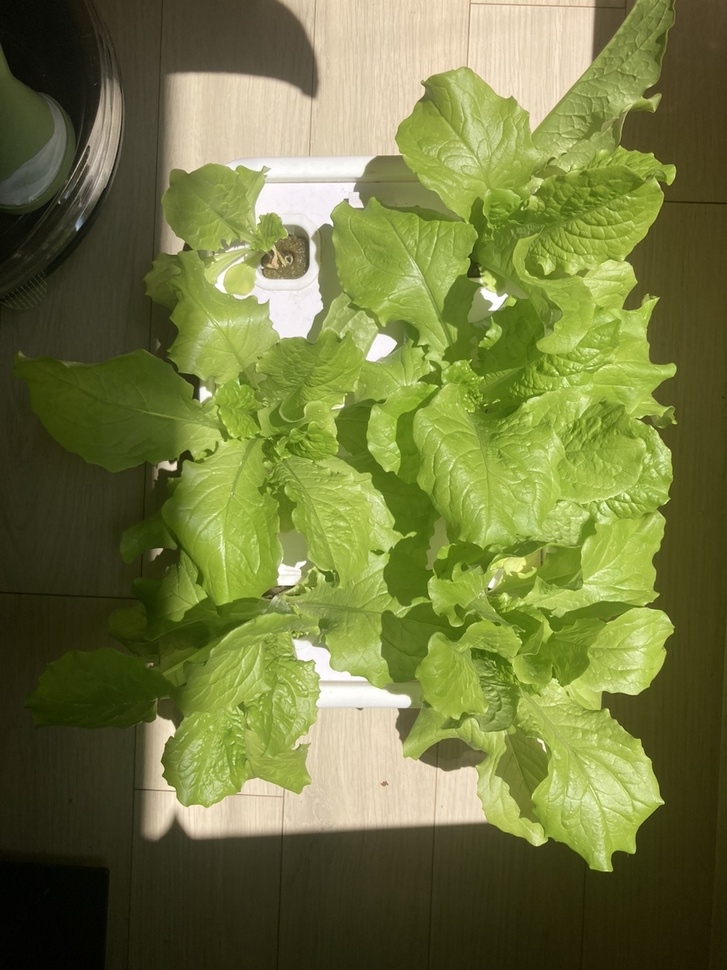
#> input picture lettuce0514.jpg, 727 x 970 px, shrunk from 1000 x 1334 before the run
$ python 04_leafSize_CLAHE_Contour.py
#> lines starting #> are read from the running program, lines starting #| are printed output that depends on the picture; after the words box and inside, x2 and y2 are one past the last pixel; in counts of white or black regions, pixels touching at a corner belong together
import cv2
import numpy as np
import os

# 스크립트의 현재 디렉토리 얻기
script_dir = os.path.dirname(os.path.abspath(__file__))

# 이미지 경로 설정 (스크립트와 동일한 디렉토리)
image_path = os.path.join(script_dir, 'lettuce0514.jpg')

# 이미지 읽기
image = cv2.imread(image_path)
#> image is the input picture: shape (970, 727, 3); mean B, G, R 63.5, 120.1, 113.9

# 이미지가 제대로 읽혔는지 확인
if image is None:
    print("Error: Image not found or unable to load.")
else:
    # BGR에서 HSV로 변환
    hsv = cv2.cvtColor(image, cv2.COLOR_BGR2HSV)
#> hsv: shape (970, 727, 3); mean H, S, V 31.8, 137.7, 122.9

    # HSV에서 V 채널을 추출
    h, s, v = cv2.split(hsv)
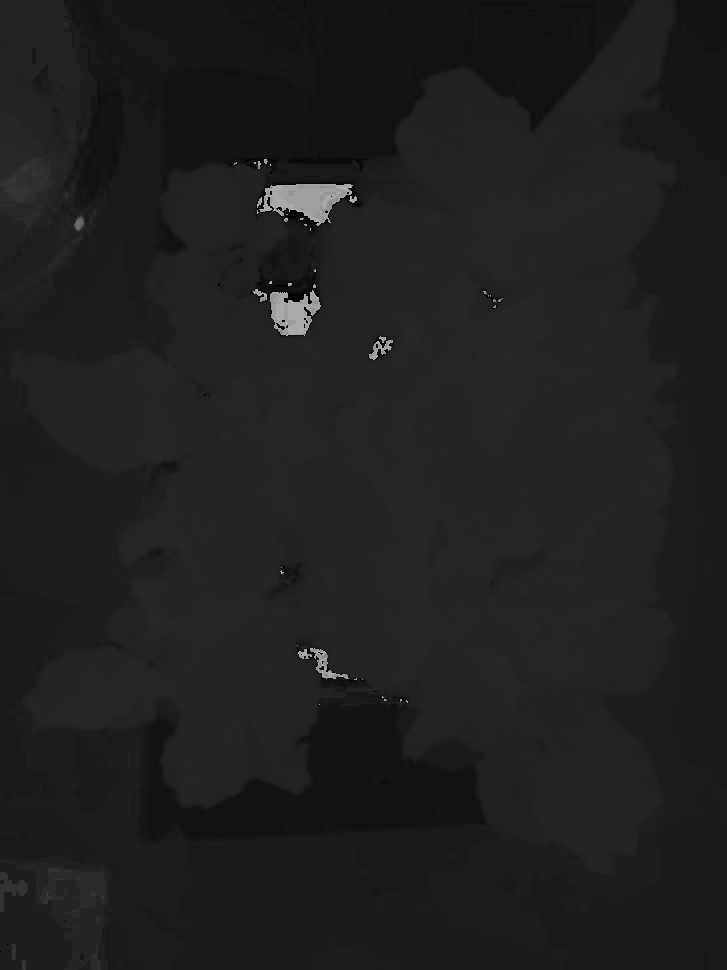
#> h: shape (970, 727); min 0, max 177, mean 31.8
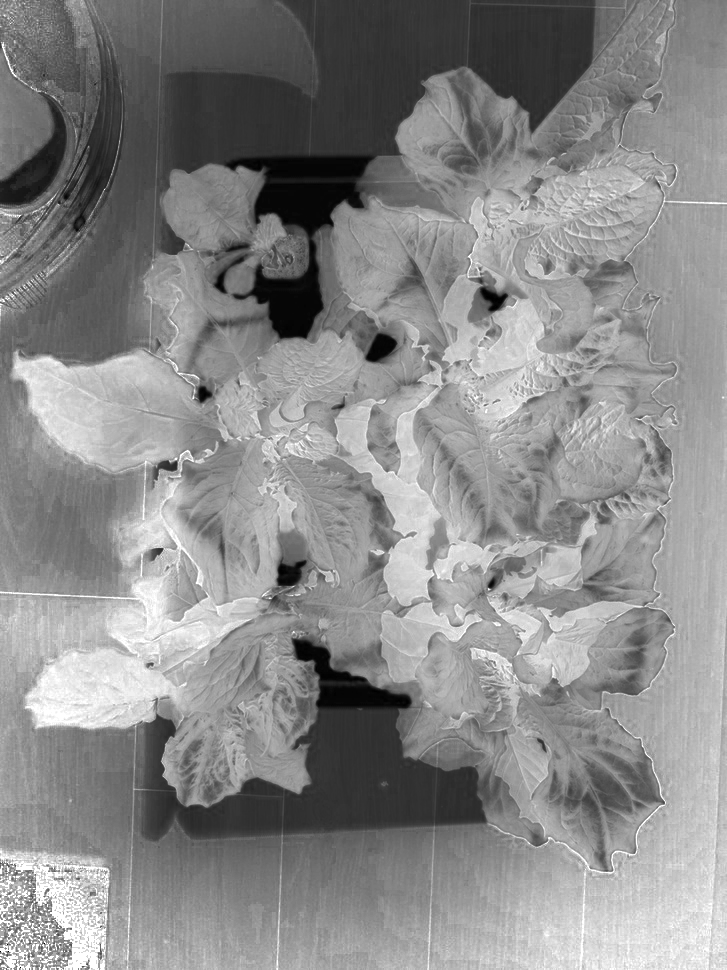
#> s: shape (970, 727); min 0, max 255, mean 137.7

    # 녹색의 HSV 범위 정의
    lower_green = np.array([35, 100, 100])
    upper_green = np.array([85, 255, 255])

    # CLAHE를 적용하여 조명 조건 균일화
    clahe = cv2.createCLAHE(clipLimit=2.0, tileGridSize=(8, 8))
    v = clahe.apply(v)
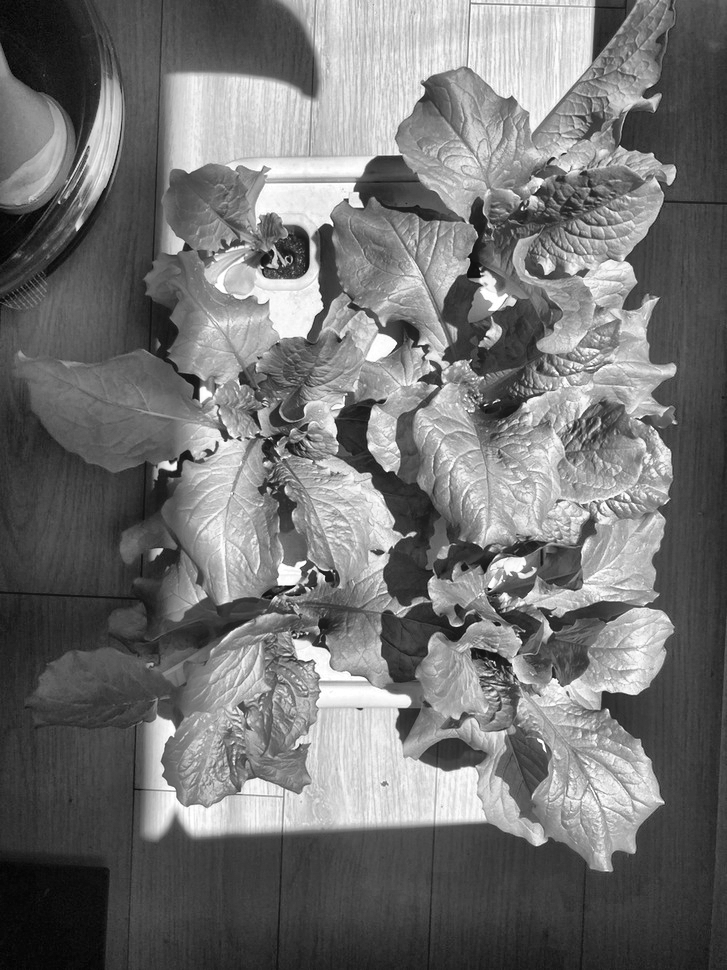
#> v: shape (970, 727); min 1, max 255, mean 115

    # HSV 채널을 병합
    hsv_clahe = cv2.merge([h, s, v])
#> hsv_clahe: shape (970, 727, 3); mean H, S, V 31.8, 137.7, 115

    # 다시 BGR로 변환
    image_clahe = cv2.cvtColor(hsv_clahe, cv2.COLOR_HSV2BGR)

    # 가우시안 블러 적용
    blurred = cv2.GaussianBlur(image_clahe, (5, 5), 0)

    # BGR에서 HSV로 변환
    hsv = cv2.cvtColor(blurred, cv2.COLOR_BGR2HSV)
#> hsv: shape (970, 727, 3); mean H, S, V 31.7, 138, 115

    # 녹색 부분 마스크 생성
    mask = cv2.inRange(hsv, lower_green, upper_green)
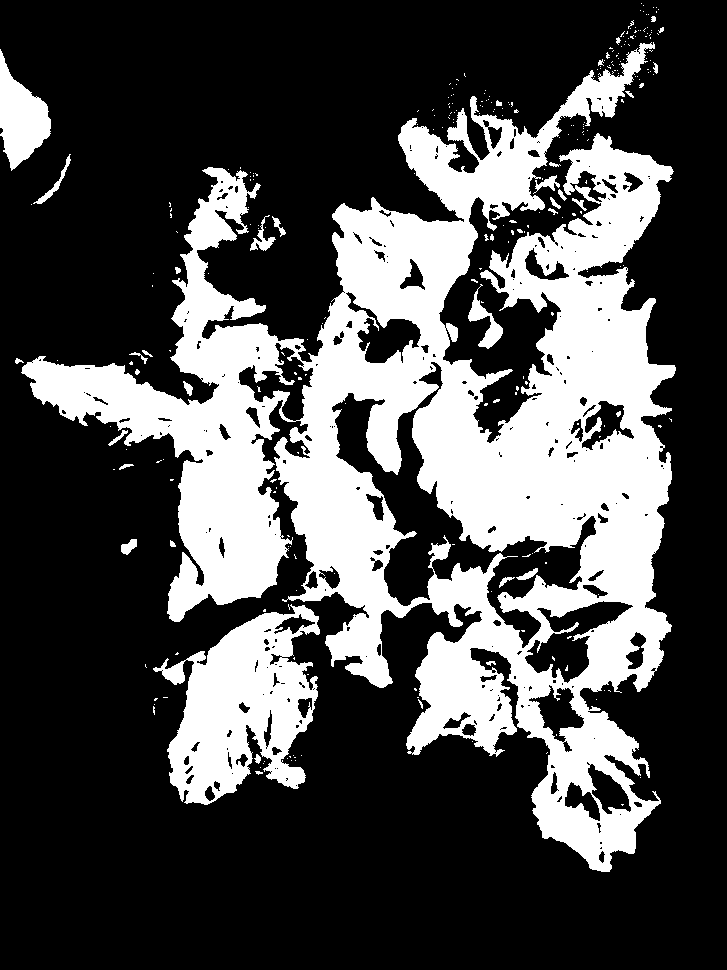
#> mask: shape (970, 727); 29.8% white; 287 white regions (249 under 20 px), largest, box (x1, y1, x2, y2) and area: (21, 42, 676, 872) 185175, (153, 604, 320, 805) 18233, (0, 49, 51, 171) 3385

    # 모폴로지 연산 (침식 후 팽창)
    kernel = np.ones((5, 5), np.uint8)
    mask = cv2.morphologyEx(mask, cv2.MORPH_CLOSE, kernel)
#> mask: shape (970, 727); 31.4% white; 83 white regions (65 under 20 px), largest, box (x1, y1, x2, y2) and area: (15, 20, 676, 872) 215595, (0, 49, 51, 171) 3410, (468, 284, 503, 349) 737
    mask = cv2.morphologyEx(mask, cv2.MORPH_OPEN, kernel)
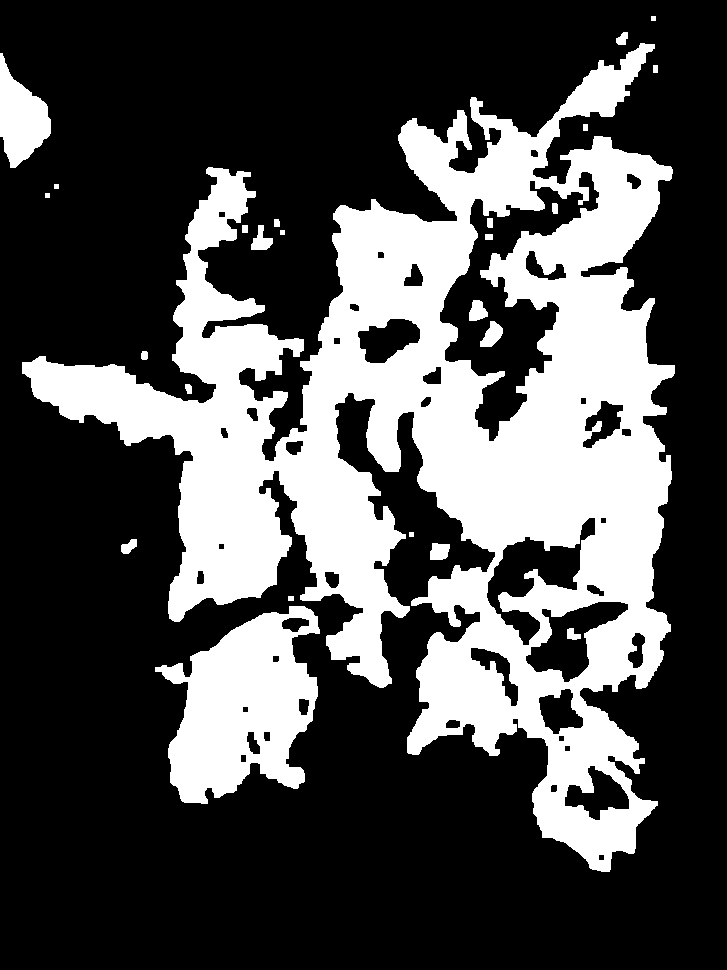
#> mask: shape (970, 727); 30.8% white; 25 white regions

    # 컨투어 찾기
    contours, _ = cv2.findContours(mask, cv2.RETR_EXTERNAL, cv2.CHAIN_APPROX_SIMPLE)
#> contours = 19 contours, 5 with area under 20; largest, box (x1, y1, x2, y2) and area: (22, 43, 675, 872) 220798, (155, 606, 320, 804) 19908, (0, 53, 51, 168) 3264, (251, 225, 273, 250) 266, (430, 543, 450, 560) 254

    # 가장 큰 컨투어 선택
    if contours:
        largest_contour = max(contours, key=cv2.contourArea)
#> largest_contour = contour of 2732 points, box (x1, y1, x2, y2) (22, 43, 675, 872), area 220798
        mask = np.zeros_like(mask)
        cv2.drawContours(mask, [largest_contour], -1, 255, thickness=cv2.FILLED)
#> mask: shape (970, 727); 31.8% white; 1 white region, box (x1, y1, x2, y2) and area: (22, 43, 675, 872) 224317

    # 녹색 부분만 추출
    green_parts = cv2.bitwise_and(image, image, mask=mask)
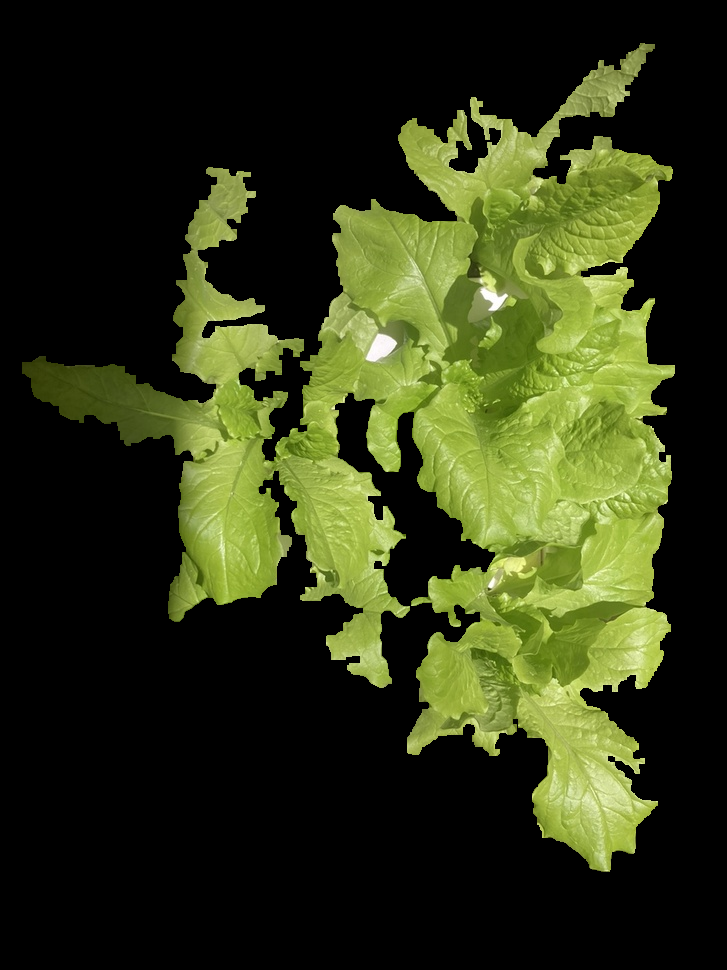
#> green_parts: shape (970, 727, 3); mean B, G, R 22, 53.4, 46.8

    # 녹색 픽셀 개수 계산
    green_pixel_count = cv2.countNonZero(mask)
#> green_pixel_count = 224317
    print(f"Number of green pixels: {green_pixel_count}")
#| Number of green pixels: 224317

    # 원본 이미지와 CLAHE 적용 이미지, 녹색 부분 이미지 시각화
    # cv2.imshow('Original Image', image)
    cv2.imshow('CLAHE Image', image_clahe)
    cv2.imshow('Green Parts', green_parts)
    cv2.waitKey(0)
    cv2.destroyAllWindows()
